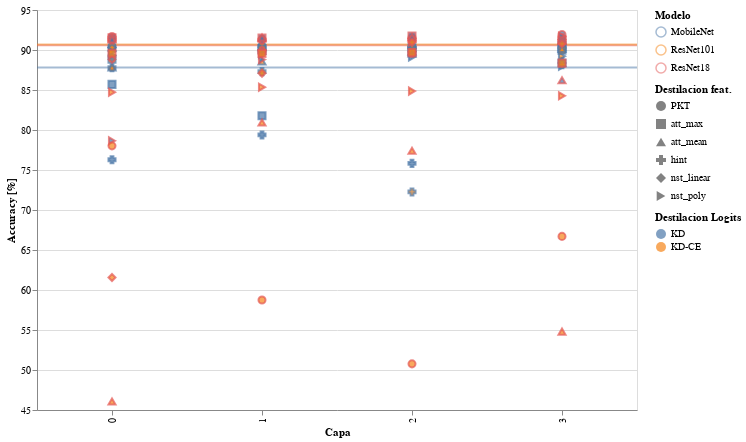

Write notebook code for a chart like this one.
### Markdown cell above
## Destilacion con features

### Code cell
import altair as alt
from lib.utils.viz import Feat
Feat.load_and_plot("./Cifar10/ResNet101/exp7/students")
